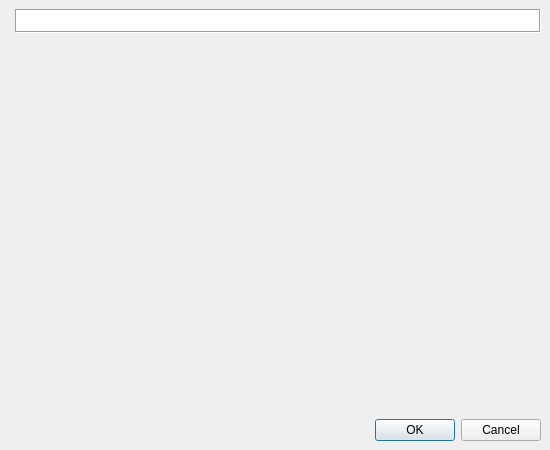
<ui version="4.0" >
 <comment>
 VPox frontends: Qt GUI ("VirtualPox"):

 Copyright (C) 2008-2020 Oracle Corporation

 This file is part of VirtualPox Open Source Edition (OSE), as
 available from http://www.virtualpox.org. This file is free software;
 you can redistribute it and/or modify it under the terms of the GNU
 General Public License (GPL) as published by the Free Software
 Foundation, in version 2 as it comes in the "COPYING" file of the
 VirtualPox OSE distribution. VirtualPox OSE is distributed in the
 hope that it will be useful, but WITHOUT ANY WARRANTY of any kind.
 </comment>
 <class>UISettingsDialog</class>
 <widget class="QMainWindow" name="UISettingsDialog" >
  <property name="geometry" >
   <rect>
    <x>0</x>
    <y>0</y>
    <width>550</width>
    <height>450</height>
   </rect>
  </property>
  <property name="whatsThis" >
   <string>&lt;i>Select a settings category from the list on the left-hand side and move the mouse over a settings item to get more information.&lt;/i></string>
  </property>
  <widget class="QWidget" name="centralwidget" >
   <layout class="QGridLayout" >
    <item row="0" column="1" >
     <widget class="QLabel" name="m_pLbTitle" >
      <property name="sizePolicy" >
       <sizepolicy vsizetype="Fixed" hsizetype="Expanding" >
        <horstretch>0</horstretch>
        <verstretch>0</verstretch>
       </sizepolicy>
      </property>
      <property name="palette" >
       <palette>
        <active>
         <colorrole role="Window" >
          <brush brushstyle="SolidPattern" >
           <color alpha="255" >
            <red>255</red>
            <green>255</green>
            <blue>255</blue>
           </color>
          </brush>
         </colorrole>
        </active>
        <inactive>
         <colorrole role="Window" >
          <brush brushstyle="SolidPattern" >
           <color alpha="255" >
            <red>255</red>
            <green>255</green>
            <blue>255</blue>
           </color>
          </brush>
         </colorrole>
        </inactive>
        <disabled>
         <colorrole role="Window" >
          <brush brushstyle="SolidPattern" >
           <color alpha="255" >
            <red>255</red>
            <green>255</green>
            <blue>255</blue>
           </color>
          </brush>
         </colorrole>
        </disabled>
       </palette>
      </property>
      <property name="font" >
       <font>
        <family>Sans Serif</family>
        <pointsize>11</pointsize>
        <weight>75</weight>
        <bold>true</bold>
       </font>
      </property>
      <property name="autoFillBackground" >
       <bool>true</bool>
      </property>
      <property name="frameShape" >
       <enum>QFrame::Box</enum>
      </property>
      <property name="frameShadow" >
       <enum>QFrame::Sunken</enum>
      </property>
      <property name="text" >
       <string/>
      </property>
      <property name="margin" >
       <number>7</number>
      </property>
     </widget>
    </item>
    <item row="1" column="1" >
     <widget class="QWidget" native="1" name="m_pWtStackHandler" >
      <property name="sizePolicy" >
       <sizepolicy vsizetype="Expanding" hsizetype="Preferred" >
        <horstretch>0</horstretch>
        <verstretch>0</verstretch>
       </sizepolicy>
      </property>
     </widget>
    </item>
    <item row="2" column="0" colspan="2" >
     <widget class="QIDialogButtonBox" name="m_pButtonBox" >
      <property name="standardButtons" >
       <set>QDialogButtonBox::Cancel|QDialogButtonBox::NoButton|QDialogButtonBox::Ok</set>
      </property>
     </widget>
    </item>
   </layout>
  </widget>
 </widget>
 <customwidgets>
  <customwidget>
   <class>QIDialogButtonBox</class>
   <extends>QDialogButtonBox</extends>
   <header>QIDialogButtonBox.h</header>
  </customwidget>
 </customwidgets>
 <resources/>
 <connections>
  <connection>
   <sender>m_pButtonBox</sender>
   <signal>rejected()</signal>
   <receiver>UISettingsDialog</receiver>
   <slot>reject()</slot>
   <hints>
    <hint type="sourcelabel" >
     <x>200</x>
     <y>300</y>
    </hint>
    <hint type="destinationlabel" >
     <x>200</x>
     <y>200</y>
    </hint>
   </hints>
  </connection>
  <connection>
   <sender>m_pButtonBox</sender>
   <signal>accepted()</signal>
   <receiver>UISettingsDialog</receiver>
   <slot>accept()</slot>
   <hints>
    <hint type="sourcelabel" >
     <x>300</x>
     <y>300</y>
    </hint>
    <hint type="destinationlabel" >
     <x>300</x>
     <y>200</y>
    </hint>
   </hints>
  </connection>
 </connections>
</ui>
